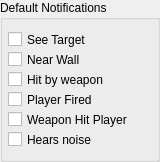
    <widget class="QGroupBox" name="IDC_STATIC_26">
      <property name="geometry">
        <rect>
          <x>481</x>
          <y>305</y>
          <width>160</width>
          <height>162</height>
        </rect>
      </property>
      <property name="title">
        <string>Default Notifications</string>
      </property>
      <property name="visible">
        <bool>true</bool>
      </property>
      <property name="enabled">
        <bool>true</bool>
      </property>
      <property name="flat">
        <bool>false</bool>
      </property>
      <widget class="QCheckBox" name="IDC_AI_NOTIFY_SEEPLAYER_CHECK">
        <property name="geometry">
          <rect>
            <x>8</x>
            <y>30</y>
            <width>136</width>
            <height>19</height>
          </rect>
        </property>
        <property name="text">
          <string>See Target</string>
        </property>
        <property name="visible">
          <bool>true</bool>
        </property>
        <property name="enabled">
          <bool>true</bool>
        </property>
      </widget>
      <widget class="QCheckBox" name="IDC_AI_NOTIFY_NEARWALL_CHECK">
        <property name="geometry">
          <rect>
            <x>8</x>
            <y>50</y>
            <width>136</width>
            <height>19</height>
          </rect>
        </property>
        <property name="text">
          <string>Near Wall</string>
        </property>
        <property name="visible">
          <bool>true</bool>
        </property>
        <property name="enabled">
          <bool>true</bool>
        </property>
      </widget>
      <widget class="QCheckBox" name="IDC_AI_NOTIFY_HITBYWEAPON_CHECK">
        <property name="geometry">
          <rect>
            <x>8</x>
            <y>70</y>
            <width>136</width>
            <height>19</height>
          </rect>
        </property>
        <property name="text">
          <string>Hit by weapon</string>
        </property>
        <property name="visible">
          <bool>true</bool>
        </property>
        <property name="enabled">
          <bool>true</bool>
        </property>
      </widget>
      <widget class="QCheckBox" name="IDC_AI_NOTIFY_OBJFIRED_CHECK">
        <property name="geometry">
          <rect>
            <x>8</x>
            <y>90</y>
            <width>136</width>
            <height>19</height>
          </rect>
        </property>
        <property name="text">
          <string>Player Fired</string>
        </property>
        <property name="visible">
          <bool>true</bool>
        </property>
        <property name="enabled">
          <bool>true</bool>
        </property>
      </widget>
      <widget class="QCheckBox" name="IDC_AI_NOTIFY_WEAPONHITPLAYER_CHECK">
        <property name="geometry">
          <rect>
            <x>8</x>
            <y>110</y>
            <width>136</width>
            <height>19</height>
          </rect>
        </property>
        <property name="text">
          <string>Weapon Hit Player</string>
        </property>
        <property name="visible">
          <bool>true</bool>
        </property>
        <property name="enabled">
          <bool>true</bool>
        </property>
      </widget>
      <widget class="QCheckBox" name="IDC_HEARS_NOISE_CHECK">
        <property name="geometry">
          <rect>
            <x>8</x>
            <y>130</y>
            <width>88</width>
            <height>19</height>
          </rect>
        </property>
        <property name="text">
          <string>Hears noise</string>
        </property>
        <property name="visible">
          <bool>true</bool>
        </property>
        <property name="enabled">
          <bool>true</bool>
        </property>
      </widget>
    </widget>
